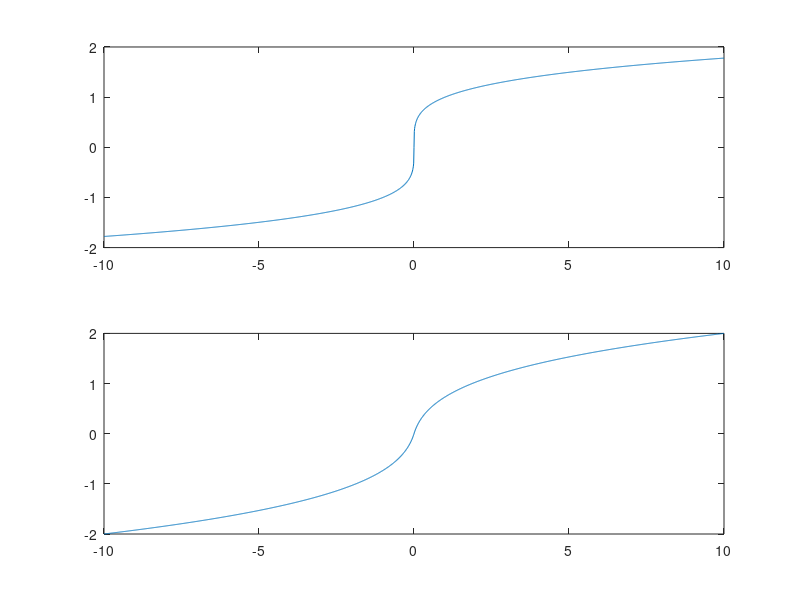

This figure's MATLAB source:
x=-10:.01:10
alpha=1.0
beta=8

y=sign(x).*(abs(x).^0.25)
y2=sign(x).*((beta*abs(x)+alpha).^0.25 - alpha^0.25)

subplot(2,1,1)
plot(x,y)
axis([-10 10 -2 2])
subplot(2,1,2)
plot(x,y2)
axis([-10 10 -2 2])